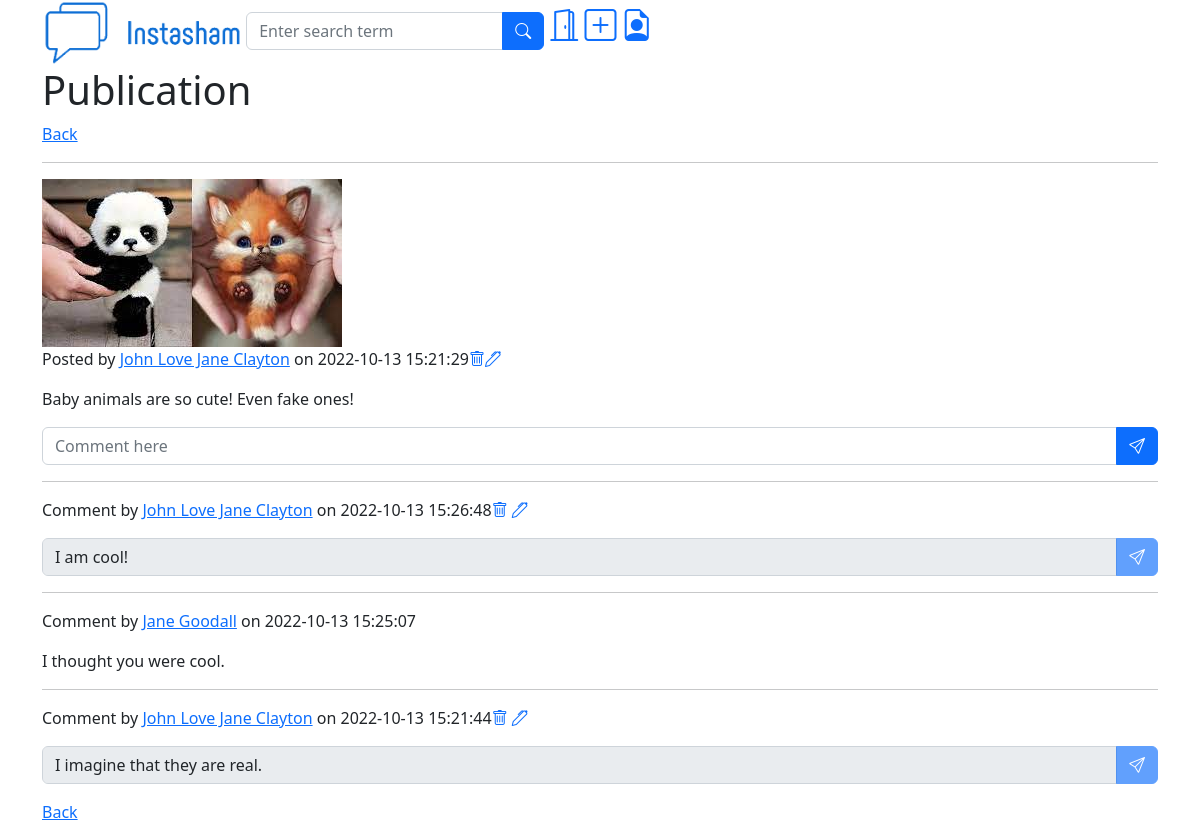
The page /Publication/details/5 (signed in) on the database its author committed.
### tables this page shows
CREATE TABLE `publication` (
  `publication_id` int(11) NOT NULL,
  `profile_id` int(11) NOT NULL,
  `picture` varchar(128) NOT NULL,
  `caption` text NOT NULL,
  `date_time` datetime NOT NULL DEFAULT current_timestamp()
);

CREATE TABLE `profile` (
  `profile_id` int(11) NOT NULL,
  `first_name` varchar(50) NOT NULL,
  `middle_name` varchar(50) NOT NULL,
  `last_name` varchar(50) NOT NULL,
  `user_id` int(11) NOT NULL
);

CREATE TABLE `comment` (
  `comment_id` int(11) NOT NULL,
  `publication_id` int(11) NOT NULL,
  `profile_id` int(11) NOT NULL,
  `comment` text NOT NULL,
  `date_time` datetime NOT NULL DEFAULT current_timestamp()
);

### app/core/Controller.php (called while the page is built, shortened)
<?php
class Controller{
	public function view($name, $data = []){
		include('app/views/' . $name . '.php');
	}
}

### app/controllers/Publication.php (called while the page is built, shortened)
<?php
class Publication extends \app\core\Controller{
	public function details($publication_id){
		$publication = new \app\models\Publication();
		$publication = $publication->get($publication_id);
		$this->view('Publication/details', $publication);
	}
}

### app/core/App.php (called while the page is built, shortened)
<?php
class App{
	private $method = 'index';
	public function __construct(){
		$url = self::parseUrl();
		if(isset($url[0])){
			unset($url[0]);
		}
		$this->controller = new $this->controller;
		if(isset($url[1])){
			if(method_exists($this->controller, $url[1])){
				$this->method = $url[1];
			}
			unset($url[1]);
		}
		$params = $url ? array_values($url) : [];
		call_user_func_array([ $this->controller, $this->method ], $params);
	}
	public static function parseUrl(){
		if(isset($_GET['url']))
		{
			return explode('/',
				filter_var(
					rtrim($_GET['url'], '/'))
				,FILTER_SANITIZE_URL);
		}
	}
}

### index.php (called while the page is built, shortened)
<?php
	new app\core\App();

### app/models/Publication.php (called while the page is built, shortened)
<?php
class Publication extends \app\core\Model{
	public function get($publication_id){
		$SQL = "SELECT * FROM publication WHERE publication_id=:publication_id";
		$STMT = self::$_connection->prepare($SQL);
		$STMT->execute(['publication_id'=>$publication_id]);
		$STMT->setFetchMode(\PDO::FETCH_CLASS, 'app\models\Publication');
		return $STMT->fetch();
	}
	public function getProfile(){
		$SQL = "SELECT * FROM profile WHERE profile_id=:profile_id";
		$STMT = self::$_connection->prepare($SQL);
		$STMT->execute(['profile_id'=>$this->profile_id]);
		$STMT->setFetchMode(\PDO::FETCH_CLASS, 'app\models\Profile');
		return $STMT->fetch();
	}
	public function getComments(){
		$SQL = "SELECT * FROM comment WHERE publication_id=:publication_id ORDER BY date_time DESC";
		$STMT = self::$_connection->prepare($SQL);
		$STMT->execute(['publication_id'=>$this->publication_id]);
		$STMT->setFetchMode(\PDO::FETCH_CLASS, 'app\models\Comment');
		return $STMT->fetchAll();
	}
}

### app/core/Model.php (called while the page is built, shortened)
<?php
class Model{
	public function __construct(){
		$server = 'localhost';
		$dbname = 'Instasham';
		$username = 'root';
		$password = '';
	}
}

### app/models/Profile.php (called while the page is built, shortened)
<?php
class Profile extends \app\core\Model{
	public function __toString(){
		return "$this->first_name $this->middle_name $this->last_name";
	}
}

### app/models/Comment.php (called while the page is built, shortened)
<?php
class Comment extends \app\core\Model{
	public function getProfile(){
		$SQL = "SELECT * FROM profile WHERE profile_id=:profile_id";
		$STMT = self::$_connection->prepare($SQL);
		$STMT->execute(['profile_id'=>$this->profile_id]);
		$STMT->setFetchMode(\PDO::FETCH_CLASS, 'app\models\Profile');
		return $STMT->fetch();
	}
}

### app/views/Comment/partial.php (the view)
<div class='jumbotron' id='comment<?=$data->comment_id?>'>
	<hr>
	<?php $profile=$data->getProfile(); ?>
	<p>Comment by <a href='/Profile/details/<?=$profile->profile_id ?>'><?= htmlspecialchars($profile) ?></a> on <?= $data->date_time?><?php
		if(isset($_SESSION['profile_id']) && $_SESSION['profile_id'] == $data->profile_id){
			echo "<a href='/Comment/delete/$data->comment_id'><i class='bi-trash'></i></a>";
			?>
			<a href='javascript:$("#commentEdit<?=$data->comment_id?>").prop("disabled",false);$("#commentEdit<?=$data->comment_id?>").next("button").prop("disabled",false);'><i class='bi-pen' onclick=''></i></a></p>
<form action='/Comment/edit/<?=$data->comment_id?>' method="post">
	<div class="input-group">
		<input class='form-control' type="text" name="comment" id='commentEdit<?=$data->comment_id?>' placeholder="comment" value='<?=htmlspecialchars($data->comment)?>' disabled/>
		<button type='submit' name='action' class='btn btn-primary' disabled><i class='bi-send'></i></button>
	</div>
</form>
	<?php }else{?>
	</p><p><?=htmlspecialchars($data->comment) ?></p>
	<?php	}
	?>
</div>

### app/views/Publication/details.php (shortened to what this page needs)
<h1>Publication</h1>
<a href='/#publication<?=$data->publication_id?>'>Back</a>
<?php $this->view('Publication/partial',$data); ?>
<?php
$comments=$data->getComments();
foreach ($comments as $comment) {
	$this->view('Comment/partial',$comment);
}
?>
<a href='/#publication<?=$data->publication_id?>'>Back</a>

### app/views/Publication/partial.php
<div class='jumbotron' id='publication<?=$data->publication_id?>'>
	<hr>
	<?php $profile=$data->getProfile(); ?>
	<a href="/Publication/details/<?=$data->publication_id?>"><img src="/images/<?= $data->picture ?>"></a>
	<p>Posted by <a href='/Profile/details/<?=$profile->profile_id ?>'><?= htmlspecialchars($profile) ?></a> on <?= $data->date_time?><?php
		if(isset($_SESSION['profile_id']) && $_SESSION['profile_id'] == $data->profile_id){
			echo "<a href='/Publication/delete/$data->publication_id'><i class='bi-trash'></i></a>";
			echo "<a href='/Publication/edit/$data->publication_id'><i class='bi-pen'></i></a>";
		}
	?></p>
	<p><?=htmlspecialchars($data->caption) ?></p>
<form action='/Comment/add/<?=$data->publication_id?>' method="post">
	<div class="input-group">
		<input class='form-control' type="text" name="comment" placeholder="Comment here" />
	<button type="submit" name='action' class='btn btn-primary'><i class='bi-send'></i></button>
	</div>
</form>
</div>

### rows shown on the page
publication: picture (picture), date_time "2022-10-13 15:21:29", caption "Baby animals are so cute! Even fake ones!"
profile: profile "John Love Jane Clayton"
comment: profile.last_name "John Love Jane Clayton", date_time "2022-10-13 15:26:48", comment "I am cool!"
comment: profile.last_name "Jane Goodall", date_time "2022-10-13 15:25:07", comment "I thought you were cool."
comment: profile.last_name "John Love Jane Clayton", date_time "2022-10-13 15:21:44", comment "I imagine that they are real."
